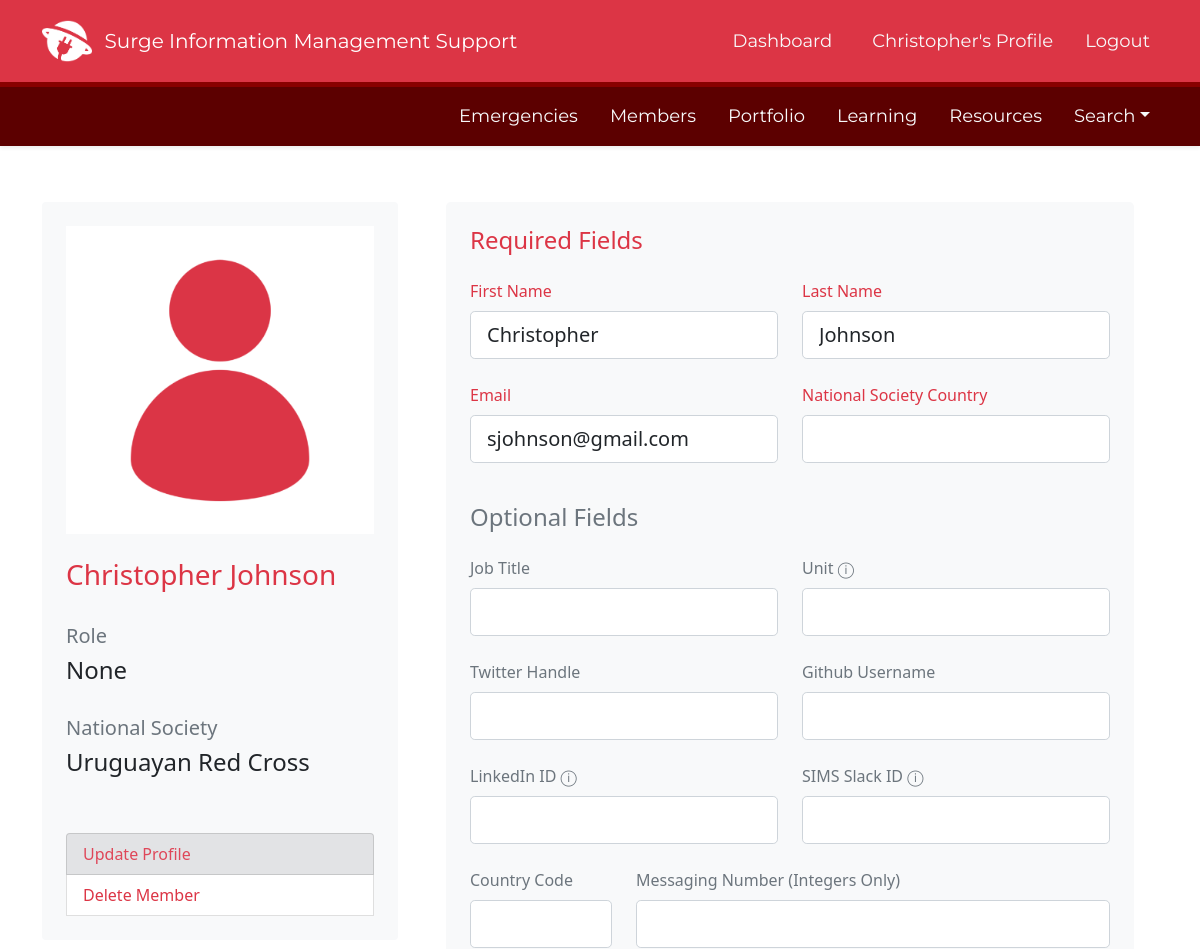
The app's page /profile_edit (signed in, upper part), older data.
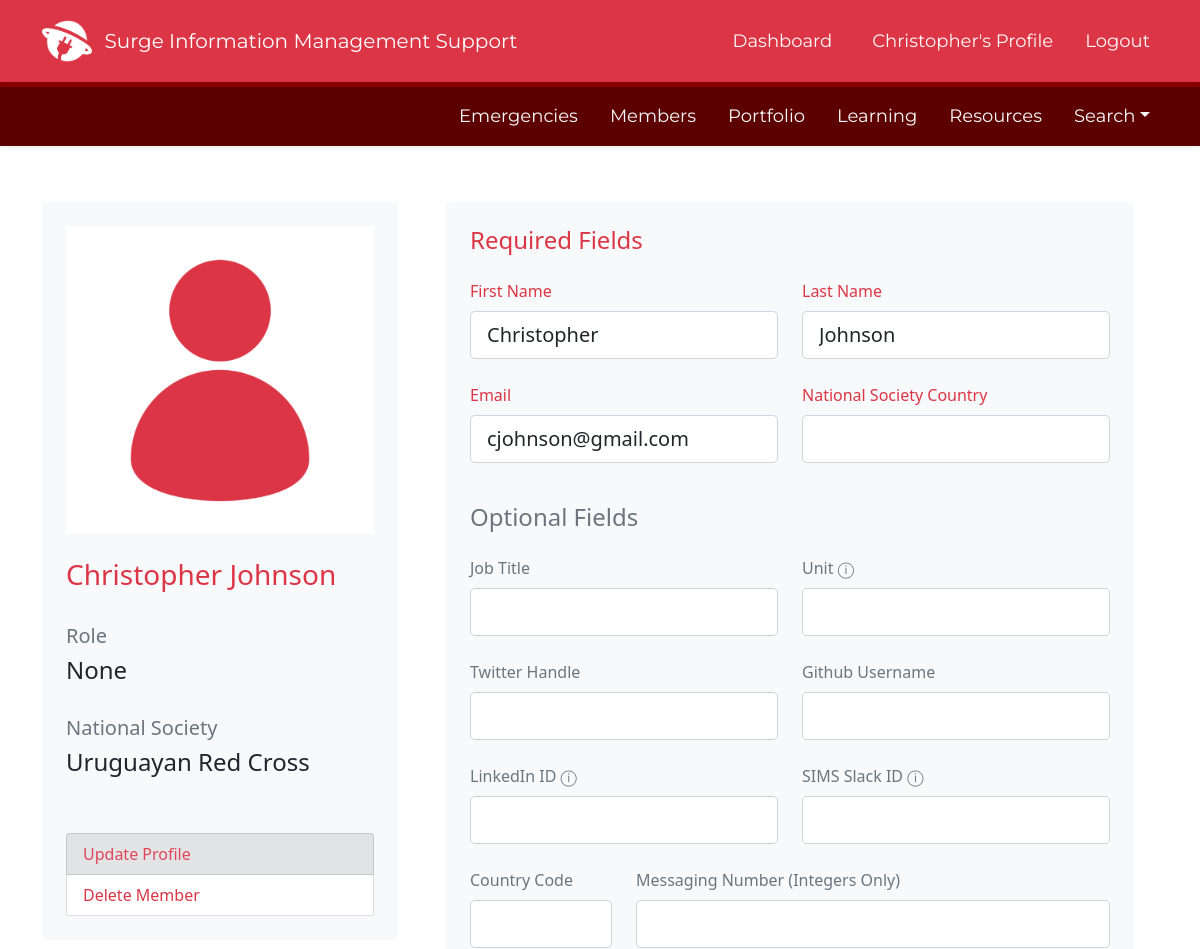
The same page, newer data.
### SIMS_Portal/models.py (models this page shows, shortened)
class User(db.Model, UserMixin):
	__tablename__ = 'user'
	id = db.Column(db.Integer, primary_key=True)
	firstname = db.Column(db.String(40), nullable=False)
	lastname = db.Column(db.String(40), nullable=False)
	status = db.Column(db.String(20), default='Pending')
	birthday = db.Column(db.Date)
	email = db.Column(db.String(120), unique=True, nullable=False)
	password = db.Column(db.String(60), nullable=False)
	molnix_id = db.Column(db.Integer)
	job_title = db.Column(db.String(120))
	unit = db.Column(db.String(120))
	bio = db.Column(db.Text)
	is_admin = db.Column(db.Boolean, default=False)
	roles = db.Column(db.String(1000))
	languages = db.Column(db.String(1000))
	image_file = db.Column(db.String(20), nullable=False, default='default.png')
	twitter = db.Column(db.String(120))
	slack_id = db.Column(db.String(120))
	github = db.Column(db.String(120))
	linked_in = db.Column(db.String(120))
	messaging_number_country_code = db.Column(db.Integer)
	messaging_number = db.Column(db.Integer)
	ns_id = db.Column(db.Integer, db.ForeignKey('nationalsociety.ns_go_id'))
	assignments = db.relationship('Assignment', backref='assigned_member')
	products = db.relationship('Portfolio', backref='creator', lazy=True)
	skills = db.relationship('Skill', secondary='user_skill', backref='members_with_skill')
	languages = db.relationship('Language', secondary='user_language', backref='members_with_language')
	badges = db.relationship('Badge', secondary='user_badge', backref='members_with_badge')
	working_groups = db.relationship('WorkingGroup', secondary='user_workinggroup', backref='members_with_workinggroup')
	created_at = db.Column(db.DateTime, server_default=func.now())
	updated_at = db.Column(db.DateTime, onupdate=func.now())
	fullname = column_property(firstname + " " + lastname)
	@hybrid_property
	def fullname(self):
		return self.firstname + " " + self.lastname

### SIMS_Portal/users/routes.py (the view)
@users.route('/profile_edit', methods=['GET', 'POST'])
@login_required
def update_profile():
	form = UpdateAccountForm()
	try:
		ns_association = db.session.query(User, NationalSociety).join(NationalSociety, NationalSociety.ns_go_id == User.ns_id).filter(User.id==current_user.id).with_entities(NationalSociety.ns_name).first()[0]
	except:
		ns_association = 'None'
	if form.validate_on_submit():
		if form.picture.data:
			picture_file = save_picture(form.picture.data)
			current_user.image_file = picture_file
		current_user.firstname = form.firstname.data
		current_user.lastname = form.lastname.data
		current_user.email = form.email.data
		current_user.job_title = form.job_title.data
		current_user.unit = form.unit.data
		try:
			current_user.ns_id = form.ns_id.data.ns_go_id
		except:
			pass
		current_user.bio = form.bio.data
		current_user.twitter = form.twitter.data
		current_user.slack_id = form.slack_id.data
		current_user.github = form.github.data
		current_user.linked_in = form.linked_in.data
		current_user.messaging_number_country_code = form.messaging_number_country_code.data
		current_user.messaging_number = form.messaging_number.data
		for skill in form.skills.data:
			current_user.skills.append(Skill.query.filter(Skill.name==skill).one())
		for language in form.languages.data:
			current_user.languages.append(Language.query.filter(Language.name==language).one())
		db.session.commit()
		flash('Your account has been updated!', 'success')
		return redirect(url_for('users.profile'))
	elif request.method == 'GET':
		form.firstname.data = current_user.firstname
		form.lastname.data = current_user.lastname
		form.email.data = current_user.email
		form.job_title.data = current_user.job_title
		form.unit.data = current_user.unit
		form.ns_id.data = current_user.ns_id
		form.bio.data = current_user.bio
		form.slack_id.data = current_user.slack_id
		form.github.data = current_user.github
		form.twitter.data = current_user.twitter
		form.linked_in.data = current_user.linked_in
		form.messaging_number_country_code.data = current_user.messaging_number_country_code
		form.messaging_number.data = current_user.messaging_number
	profile_picture = url_for('static', filename='assets/img/avatars/' + current_user.image_file)
	return render_template('profile_edit.html', title='Profile', profile_picture=profile_picture, form=form, ns_association=ns_association)

### SIMS_Portal/models.py (called while the page is built)
@login_manager.user_loader
def load_user(user_id):
	return User.query.get(int(user_id))

### SIMS_Portal/templates/profile_edit.html (shortened to what the changed rows need)
{% extends "layout.html" %}
{% block content %}
<div class="container">
	<div class="row my-5">
		<div class="col col-md-4 rounded rounded-3">
			<div class="card border-0 p-4 bg-light">
			<div class="row">
				<h3 class="text-danger">{{ current_user.firstname }} {{ current_user.lastname }}</h3>
			</div>
			<div class="row">
				<h5 class="text-secondary mt-4">Role</h5>
				<h4>{{ current_user.job_title }}</h4>
			</div>
			</div>
		</div>
		<div class="col mx-4">
			<form action="" method="POST" enctype="multipart/form-data" class="mx-auto p-4 bg-light text-light rounded-3" novalidate>
				<div class="row">
					  <div class="col-md-6">
						<div class="form-group pb-4">
							{{ form.firstname.label(class="form-control-label pb-2 text-danger") }}
							{% if form.firstname.errors %}
								{{ form.firstname(class="form-control form-control-lg is-invalid") }}
									<div class="invalid-feedback">
										{% for error in form.firstname.errors %}
											<span>{{ error }}</span>
										{% endfor %}
									</div>
							{% else %}
								{{ form.firstname(class="form-control form-control-lg") }}
							{% endif %}
						</div>
					  </div>
					<div class="col">
						<div class="form-group pb-4">
							{{ form.lastname.label(class="form-control-label pb-2 text-danger") }}
							{% if form.lastname.errors %}
								{{ form.lastname(class="form-control form-control-lg is-invalid") }}
									<div class="invalid-feedback">
										{% for error in form.lastname.errors %}
											<span>{{ error }}</span>
										{% endfor %}
									</div>
							{% else %}
								{{ form.lastname(class="form-control form-control-lg") }}
							{% endif %}
						</div>
					</div>
				</div>
				<div class="row">
					<div class="col-md-6">
						<div class="form-group pb-4">
							{{ form.email.label(class="form-control-label pb-2 text-danger") }}
							{% if form.email.errors %}
								{{ form.email(class="form-control form-control-lg is-invalid") }}
									<div class="invalid-feedback">
										{% for error in form.email.errors %}
											<span>{{ error }}</span>
										{% endfor %}
									</div>
							{% else %}
								{{ form.email(class="form-control form-control-lg") }}
							{% endif %}
						</div>
					</div>
					<div class="col">
						<div class="form-group pb-4">
							{{ form.ns_id.label(class="form-control-label pb-2 text-danger") }}
							{% if form.ns_id.errors %}
								{{ form.ns_id(class="form-control form-control-lg is-invalid") }}
									<div class="invalid-feedback">
										{% for error in form.ns_id.errors %}
											<span>{{ error }}</span>
										{% endfor %}
									</div>
							{% else %}
								{{ form.ns_id(class="form-control form-control-lg") }}
							{% endif %}
						</div>
					</div>
				</div>
				<div class="row">
					<div class="col-md-6">
						<div class="form-group pb-4">
							{{ form.job_title.label(class="form-control-label pb-2 text-secondary") }}
							{% if form.job_title.errors %}
								{{ form.job_title(class="form-control form-control-lg is-invalid") }}
									<div class="invalid-feedback">
										{% for error in form.job_title.errors %}
											<span>{{ error }}</span>
										{% endfor %}
									</div>
							{% else %}
								{{ form.job_title(class="form-control form-control-lg") }}
							{% endif %}
						</div>
					</div>
					<div class="col">
						<div class="form-group pb-4">
						{{ form.unit.label(class="form-control-label pb-2 text-secondary") }} <span class='text-secondary' tabindex="0" data-toggle="tooltip" title="The team you belong to within your NS or organization.">ⓘ</span>
						{% if form.unit.errors %}
							{{ form.unit(class="form-control form-control-lg is-invalid") }}
								<div class="invalid-feedback">
									{% for error in form.unit.errors %}
										<span>{{ error }}</span>
									{% endfor %}
								</div>
						{% else %}
							{{ form.unit(class="form-control form-control-lg") }}
						{% endif %}
					</div>
					</div>
				</div>
				<div class="row">
					<div class="col-md-6">
						<div class="form-group pb-4">
							{{ form.twitter.label(class="form-control-label pb-2 text-secondary") }}
							{% if form.twitter.errors %}
								{{ form.twitter(class="form-control form-control-lg is-invalid") }}
									<div class="invalid-feedback">
										{% for error in form.twitter.errors %}
											<span>{{ error }}</span>
										{% endfor %}
									</div>
							{% else %}
								{{ form.twitter(class="form-control form-control-lg") }}
							{% endif %}
						</div>
					</div>
					<div class="col">
						<div class="form-group pb-4">
							{{ form.github.label(class="form-control-label pb-2 text-secondary") }}
							{% if form.github.errors %}
								{{ form.github(class="form-control form-control-lg is-invalid") }}
									<div class="invalid-feedback">
										{% for error in form.github.errors %}
											<span>{{ error }}</span>
										{% endfor %}
									</div>
							{% else %}
								{{ form.github(class="form-control form-control-lg") }}
							{% endif %}
						</div>
					</div>
				</div>
				<div class="row">
					<div class="col-md-6">
						<div class="form-group pb-4">
							{{ form.linked_in.label(class="form-control-label pb-2 text-secondary") }} <span class='text-secondary' tabindex="0" data-toggle="tooltip" title="Get your ID by going to your profile on LinkedIn and take everything after 'linkedin.com/in/'. For example, 'linkedin.com/in/YOUR-ID-HERE'">ⓘ</span>
							{% if form.linked_in.errors %}
								{{ form.linked_in(class="form-control form-control-lg is-invalid") }}
									<div class="invalid-feedback">
										{% for error in form.linked_in.errors %}
											<span>{{ error }}</span>
										{% endfor %}
									</div>
							{% else %}
								{{ form.linked_in(class="form-control form-control-lg") }}
							{% endif %}
						</div>
					</div>
					<div class="col">
						<div class="form-group pb-4">
							{{ form.slack_id.label(class="form-control-label pb-2 text-secondary") }} <span class='text-secondary' tabindex="0" data-toggle="tooltip" title="Get your Slack ID by going to your opening the desktop app, clicking on your avatar at the very top right of the window, then click 'Profile', then the three dots and click 'Copy Member ID'">ⓘ</span>
							{% if form.slack_id.errors %}
								{{ form.slack_id(class="form-control form-control-lg is-invalid") }}
									<div class="invalid-feedback">
										{% for error in form.slack_id.errors %}
											<span>{{ error }}</span>
										{% endfor %}
									</div>
							{% else %}
								{{ form.slack_id(class="form-control form-control-lg") }}
							{% endif %}
						</div>
					</div>
				</div>
				<div class="row">
					<div class="col-md-3">
						<div class="form-group pb-4">
							{{ form.messaging_number_country_code.label(class="form-control-label pb-2 text-secondary") }}
							{% if form.messaging_number_country_code.errors %}
								{{ form.messaging_number_country_code(class="form-control form-control-lg is-invalid") }}
									<div class="invalid-feedback">
										{% for error in form.messaging_number_country_code.errors %}
											<span>{{ error }}</span>
										{% endfor %}
									</div>
							{% else %}
								{{ form.messaging_number_country_code(class="form-control form-control-lg") }}
							{% endif %}
						</div>
					</div>
					<div class="col">
						<div class="form-group pb-4">
							{{ form.messaging_number.label(class="form-control-label pb-2 text-secondary") }}
							{% if form.messaging_number.errors %}
								{{ form.messaging_number(class="form-control form-control-lg is-invalid") }}
									<div class="invalid-feedback">
										{% for error in form.messaging_number.errors %}
											<span>{{ error }}</span>
										{% endfor %}
									</div>
							{% else %}
								{{ form.messaging_number(class="form-control form-control-lg") }}
							{% endif %}
						</div>
					</div>
				</div>
			</form>
		</div>
	</div>
</div>
{% endblock content %}

### SIMS_Portal/templates/layout.html (shortened to what the changed rows need)
<!DOCTYPE html>
<html lang="en">
<head>
	<link href="https://cdn.jsdelivr.net/npm/bootstrap@5.1.3/dist/css/bootstrap.min.css" rel="stylesheet">
	<link rel="stylesheet" type="text/css" href="https://cdn.datatables.net/1.12.1/css/jquery.dataTables.css">
	<link rel="stylesheet" type="text/css" href="{{ url_for('static', filename='css/main.css') }}">
	<link rel="stylesheet" href="https://cdn.jsdelivr.net/npm/bootstrap-icons@1.8.3/font/bootstrap-icons.css">
	<link rel="stylesheet" href="https://cdn.jsdelivr.net/npm/fullcalendar@5.11.0/main.min.css">
	<link rel="stylesheet" href="https://maxcdn.bootstrapcdn.com/font-awesome/4.7.0/css/font-awesome.min.css">
</head>
<body class="d-flex flex-column min-vh-100" data-spy="scroll" data-target=".card" data-offset="50">
	<header>
	<nav id="navbar_top" class="navbar navbar-expand-md navbar-dark bg-danger navbar-static-top py-3">
	 <div class="container">
	  <div class="collapse navbar-collapse" id="main_nav">
		<ul class="navbar-nav ms-auto">
			{% if current_user.is_authenticated %}
				{% if '/profile_edit/' in request.path %}
				<li class="nav-item px-2"><a class="nav-link text-light" href="/profile" style="font-family: 'Montserrat';"> Your Profile </a></li>
				{% elif request.path == '/profile' %}
					<li class="nav-item px-2"><button type="button" class="btn btn-light" style="font-family: 'Montserrat';">{{ current_user.firstname }}'s Profile</button></li>
				{% else %}
				<li class="nav-item px-2"><a class="nav-link text-light" href="/profile" style="font-family: 'Montserrat';"> {{ current_user.firstname }}'s Profile </a></li>
				{% endif %}
			{% endif %}
		</ul>
	  </div>
	</nav>
	</header>
	{% block content %}{% endblock %}
	<br><br>
</body>
</html>

Row changes from the older to the newer data that the page shows:
changed User "Christopher": email "sjohnson@gmail.com" → "cjohnson@gmail.com"
